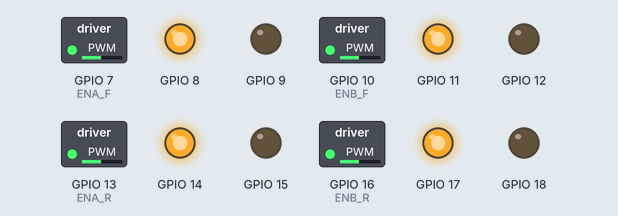
A sketch run on a simulated ESP32-S3. Parts: switched loads named in the sketch (green lamp = pin HIGH), output pins drawn as LEDs (lit = HIGH).

Above: at 0.1 s.
At 5.1 s:
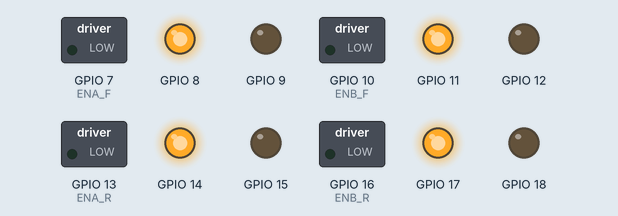
Timing chart, 0 to 6.6 s (numbered marks = the images above):
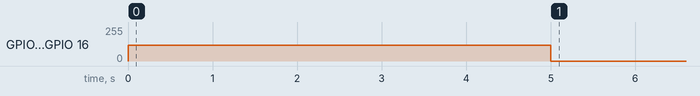

The sketch:

single_ir_test.ino
```cpp
const int ENA_F = 7,  IN1_F = 8,  IN2_F = 9;   // front-left
const int ENB_F = 10, IN3_F = 11, IN4_F = 12;  // front-right
const int ENA_R = 13, IN1_R = 14, IN2_R = 15;  // rear-left
const int ENB_R = 16, IN3_R = 17, IN4_R = 18;  // rear-right

void setMotor(int en, int in1, int in2, int speed) {
  digitalWrite(in1, speed >= 0 ? HIGH : LOW);
  digitalWrite(in2, speed >= 0 ? LOW : HIGH);
  ledcWrite(en, constrain(abs(speed), 0, 255));
}

void setup() {
  int outs[] = {IN1_F, IN2_F, IN3_F, IN4_F, IN1_R, IN2_R, IN3_R, IN4_R};
  for (int p : outs) pinMode(p, OUTPUT);

  ledcAttach(ENA_F, 1000, 8);
  ledcAttach(ENB_F, 1000, 8);
  ledcAttach(ENA_R, 1000, 8);
  ledcAttach(ENB_R, 1000, 8);

  setMotor(ENA_F, IN1_F, IN2_F, 120);
  setMotor(ENB_F, IN3_F, IN4_F, 120);
  setMotor(ENA_R, IN1_R, IN2_R, 120);
  setMotor(ENB_R, IN3_R, IN4_R, 120);

  delay(5000);

  setMotor(ENA_F, IN1_F, IN2_F, 0);
  setMotor(ENB_F, IN3_F, IN4_F, 0);
  setMotor(ENA_R, IN1_R, IN2_R, 0);
  setMotor(ENB_R, IN3_R, IN4_R, 0);
}

void loop() {
  // nothing — runs once
}
```
